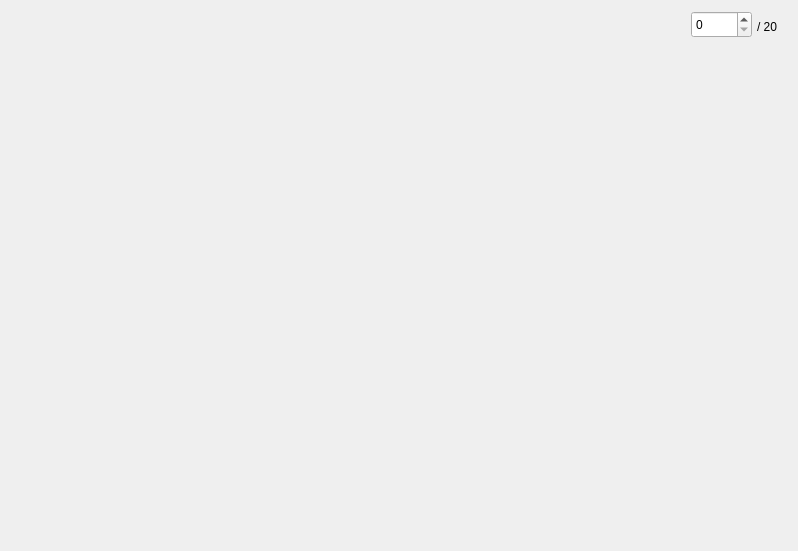
<?xml version="1.0" encoding="UTF-8"?>
<ui version="4.0">
 <class>graphs</class>
 <widget class="QDialog" name="graphs">
  <property name="geometry">
   <rect>
    <x>0</x>
    <y>0</y>
    <width>798</width>
    <height>551</height>
   </rect>
  </property>
  <property name="windowTitle">
   <string>Graphs</string>
  </property>
  <layout class="QHBoxLayout" name="horizontalLayout">
   <item>
    <widget class="QCustomPlot" name="customPlot" native="true">
     <widget class="QLabel" name="label_10">
      <property name="geometry">
       <rect>
        <x>746</x>
        <y>0</y>
        <width>31</width>
        <height>31</height>
       </rect>
      </property>
      <property name="text">
       <string>/ 20</string>
      </property>
     </widget>
     <widget class="QDoubleSpinBox" name="graphNo">
      <property name="geometry">
       <rect>
        <x>680</x>
        <y>0</y>
        <width>61</width>
        <height>27</height>
       </rect>
      </property>
      <property name="decimals">
       <number>0</number>
      </property>
      <property name="maximum">
       <double>20.000000000000000</double>
      </property>
     </widget>
    </widget>
   </item>
  </layout>
 </widget>
 <customwidgets>
  <customwidget>
   <class>QCustomPlot</class>
   <extends>QWidget</extends>
   <header>qcustomplot.h</header>
   <container>1</container>
  </customwidget>
 </customwidgets>
 <resources/>
 <connections/>
</ui>
